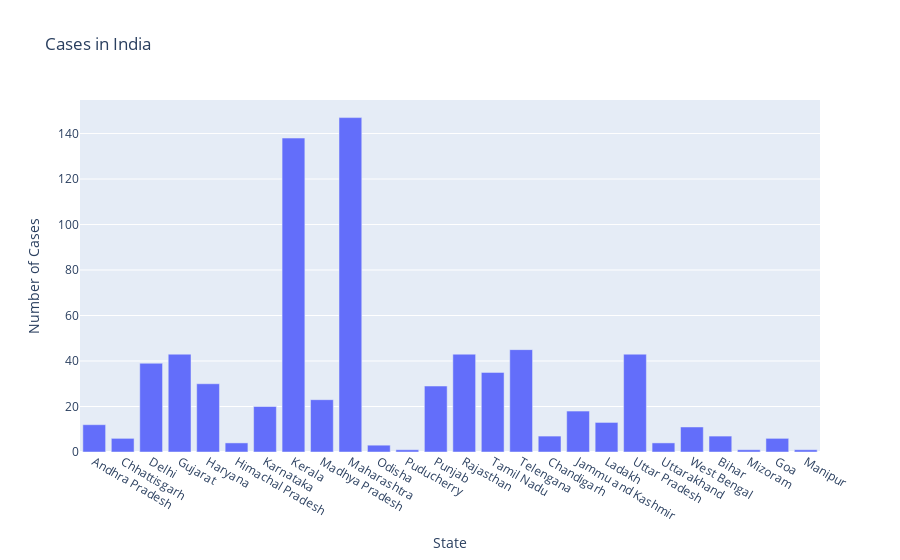

Notebook code cell kept with this figure:
### Markdown cell above
#### plotly graph object

### Code cell
fig = go.Figure()
fig.add_trace(go.Bar(x = df['Name of State / UT'], y = df['Total Cases']))
fig.update_layout(title='Cases in India', xaxis= dict(title='State'), yaxis=dict(title='Number of Cases'))

### Figure 1 — Plotly figure (JSON) as saved in the notebook; plotly's stock layout.template omitted (floating-point values rounded to 4 significant figures)
{"data": [{"type": "bar", "x": ["Andhra Pradesh", "Chhattisgarh", "Delhi", "Gujarat", "Haryana", "Himachal Pradesh", "Karnataka", "Kerala", "Madhya Pradesh", "Maharashtra", "Odisha", "Puducherry", "Punjab", "Rajasthan", "Tamil Nadu", "Telengana", "Chandigarh", "Jammu and Kashmir", "Ladakh", "Uttar Pradesh", "Uttarakhand", "West Bengal", "Bihar", "Mizoram", "Goa", "Manipur"], "y": [12, 6, 39, 43, 30, 4, 20, 138, 23, 147, 3, 1, 29, 43, 35, 45, 7, 18, 13, 43, 4, 11, 7, 1, 6, 1]}], "layout": {"title": {"text": "Cases in India"}, "xaxis": {"autorange": true, "range": [-0.5, 25.5], "title": {"text": "State"}, "type": "category"}, "yaxis": {"autorange": true, "range": [0, 154.7], "title": {"text": "Number of Cases"}, "type": "linear"}}}
